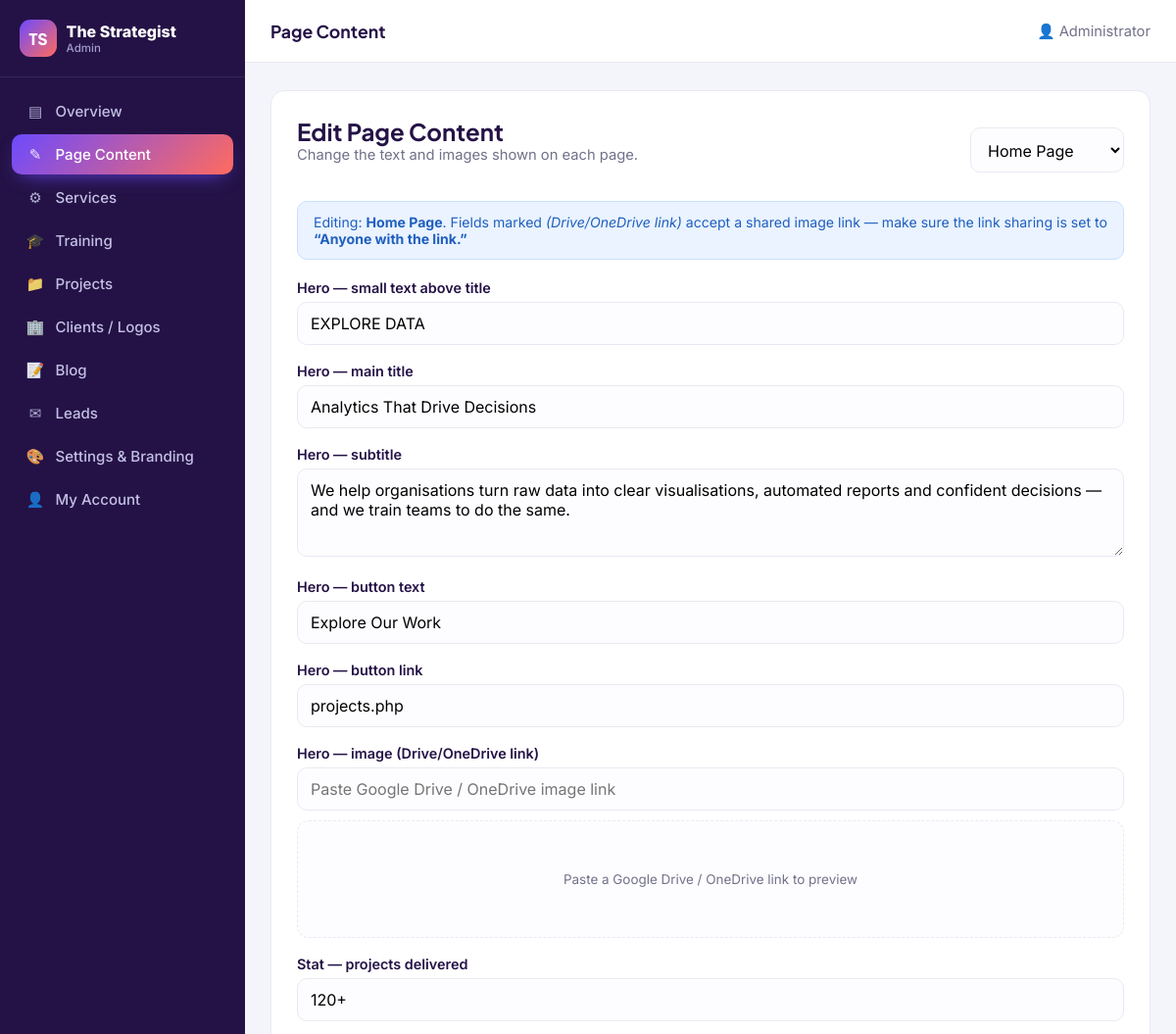
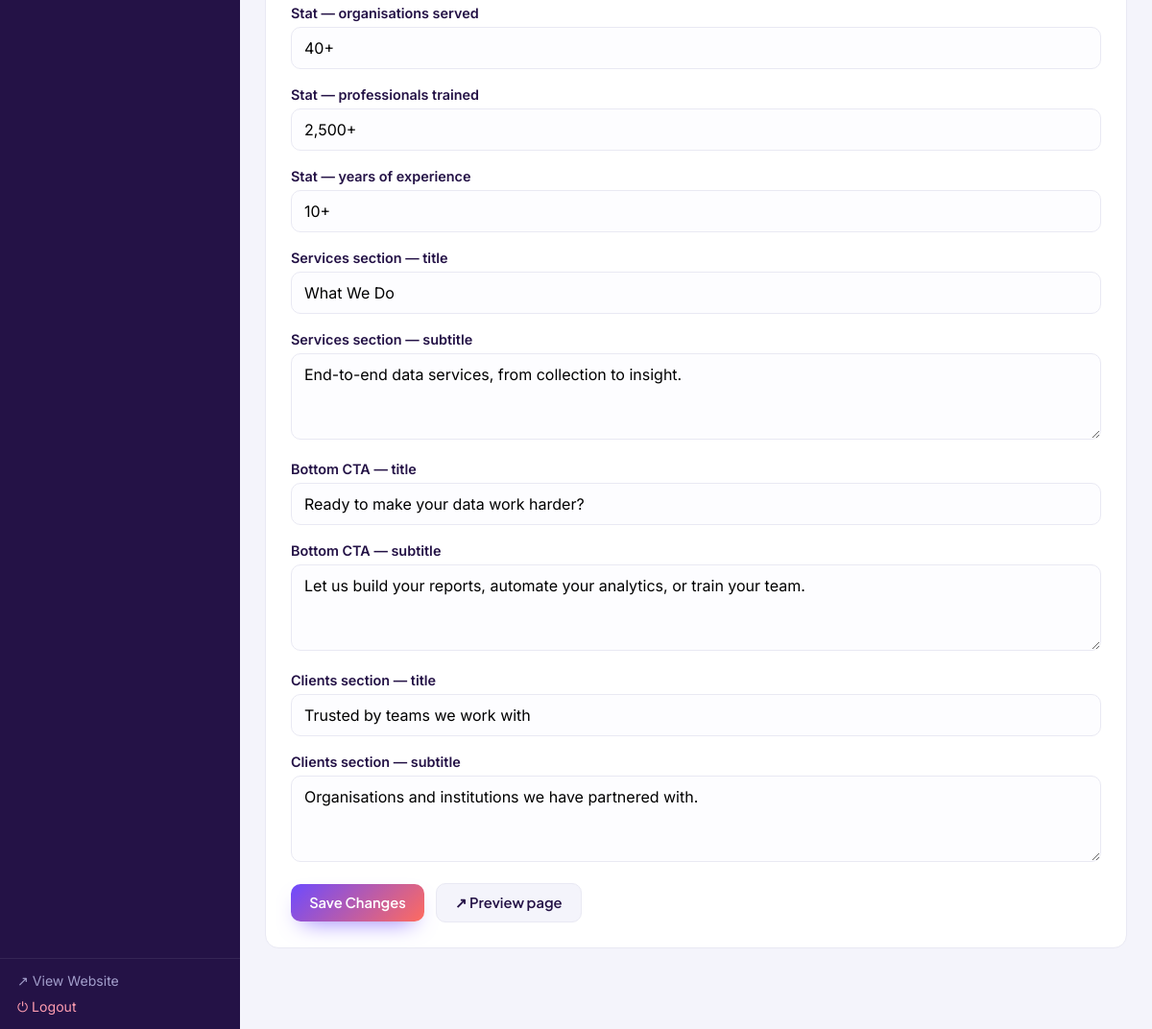
Screenshot of /admin/content.php (signed in) with the database file from the repository (2 pictures, top to bottom).
### tables this page shows
CREATE TABLE IF NOT EXISTS `content_blocks` (
  `id`        INT AUTO_INCREMENT PRIMARY KEY,
  `page`      VARCHAR(60)  NOT NULL,
  `block_key` VARCHAR(80)  NOT NULL,
  `label`     VARCHAR(160) NOT NULL,
  `type`      VARCHAR(20)  NOT NULL DEFAULT 'text',   
  `value`     MEDIUMTEXT,
  `sort`      INT NOT NULL DEFAULT 0,
  UNIQUE KEY `page_key` (`page`,`block_key`)
);

### includes/functions.php (called while the page is built, shortened)
<?php
require_once __DIR__ . '/../config/db.php';
function e($v) { return htmlspecialchars((string)$v, ENT_QUOTES, 'UTF-8'); }
function base_url() {
    $https  = (!empty($_SERVER['HTTPS']) && $_SERVER['HTTPS'] !== 'off');
    $scheme = $https ? 'https' : 'http';
    $host   = $_SERVER['HTTP_HOST'] ?? 'localhost';
    $dir = str_replace('\\', '/', dirname($_SERVER['SCRIPT_NAME'] ?? '/'));
    $dir = rtrim($dir, '/');
    if (substr($dir, -6) === '/admin') $dir = substr($dir, 0, -6);
    return $scheme . '://' . $host . $dir;
}
function url($path = '') { return base_url() . '/' . ltrim($path, '/'); }
function all_settings() {
    static $cache = null;
    if ($cache === null) {
        $cache = [];
        foreach (fetchAll('SELECT skey, svalue FROM settings') as $r) {
            $cache[$r['skey']] = $r['svalue'];
        }
    }
    return $cache;
}
function setting($key, $default = '') {
    $s = all_settings();
    return array_key_exists($key, $s) && $s[$key] !== null && $s[$key] !== '' ? $s[$key] : $default;
}

### config/db.php (called while the page is built, shortened)
<?php
function db() {
    static $pdo = null;
    if ($pdo === null) {
        $dsn = 'mysql:host=' . DB_HOST . ';dbname=' . DB_NAME . ';charset=utf8mb4';
        try {
            $pdo = new PDO($dsn, DB_USER, DB_PASS, [
                PDO::ATTR_ERRMODE            => PDO::ERRMODE_EXCEPTION,
                PDO::ATTR_DEFAULT_FETCH_MODE => PDO::FETCH_ASSOC,
                PDO::ATTR_EMULATE_PREPARES   => false,
            ]);
        } catch (PDOException $e) {
            if (DEBUG) {
                die('Database connection failed: ' . htmlspecialchars($e->getMessage())
                    . '<br><br>Edit <code>config/config.php</code> with your database details, '
                    . 'and make sure you have imported <code>config/schema.sql</code>.');
            }
            die('The site is temporarily unavailable. Please try again later.');
        }
    }
    return $pdo;
}
function q($sql, $params = []) {
    $st = db()->prepare($sql);
    $st->execute($params);
    return $st;
}
function fetch1($sql, $params = []) { return q($sql, $params)->fetch(); }
function fetchAll($sql, $params = []) { return q($sql, $params)->fetchAll(); }

### admin/auth.php (called while the page is built, shortened)
<?php
require_once __DIR__ . '/../includes/functions.php';
function is_logged_in() { return !empty($_SESSION['admin_id']); }
function current_admin() {
    static $a = null;
    if ($a === null) $a = fetch1('SELECT * FROM admin_users WHERE id = ?', [$_SESSION['admin_id']]);
    return $a;
}

### admin/content.php (the view, shortened to what this page needs)
<?php
require_once __DIR__ . '/layout.php';
$pages = ['home'=>'Home Page','about'=>'About Page','services'=>'Services Page',
          'training'=>'Training Page','projects'=>'Projects Page','blog'=>'Blog Page','contact'=>'Contact Page'];
$page = $_GET['page'] ?? 'home';
$blocks = fetchAll('SELECT * FROM content_blocks WHERE page = ? ORDER BY sort, id', [$page]);
admin_header('content.php');
?>
<div class="panel">
  <div class="panel-head">
    <div><h2>Edit Page Content</h2><p class="sub">Change the text and images shown on each page.</p></div>
    <form method="get"><select name="page" onchange="this.form.submit()">
      <?php foreach ($pages as $k=>$label): ?><option value="<?= e($k) ?>" <?= $k===$page?'selected':'' ?>><?= e($label) ?></option><?php endforeach; ?>
    </select></form>
  </div>
  <div class="help-note">Editing: <b><?= e($pages[$page]) ?></b>. Fields marked <i>(Drive/OneDrive link)</i> accept a shared image link — make sure the link sharing is set to <b>“Anyone with the link.”</b></div>
  <form method="post">
    <?php foreach ($blocks as $b): $id='blk_'.$b['id']; ?>
      <div class="field">
        <label><?= e($b['label']) ?></label>
        <?php if ($b['type']==='textarea' || $b['type']==='html'): ?>
          <textarea name="block[<?= e($b['block_key']) ?>]" rows="<?= $b['type']==='html'?7:3 ?>"><?= e($b['value']) ?></textarea>
        <?php elseif ($b['type']==='image'): ?>
          <div class="img-field">
            <input type="text" name="block[<?= e($b['block_key']) ?>]" id="<?= $id ?>" value="<?= e($b['value']) ?>" data-preview="#pv_<?= $b['id'] ?>" placeholder="Paste Google Drive / OneDrive image link">
            <div class="preview" id="pv_<?= $b['id'] ?>"></div>
          </div>
        <?php else: ?>
          <input type="text" name="block[<?= e($b['block_key']) ?>]" value="<?= e($b['value']) ?>">
        <?php endif; ?>
      </div>
    <?php endforeach; ?>
    <div class="form-actions">
      <button class="btn btn-primary">Save Changes</button>
      <a class="btn btn-light" href="<?= e(url($page==='home'?'index.php':$page.'.php')) ?>" target="_blank">↗ Preview page</a>
    </div>
  </form>
</div>
<?php admin_footer(); ?>

### admin/layout.php (shortened to what this page needs)
<?php
require_once __DIR__ . '/auth.php';
function admin_header($active = '') {
    $admin = current_admin();
    $items = [
      'index.php'    => ['Overview','▤'],
      'content.php'  => ['Page Content','✎'],
      'services.php' => ['Services','⚙'],
      'training.php' => ['Training','🎓'],
      'projects.php' => ['Projects','📁'],
      'clients.php'  => ['Clients / Logos','🏢'],
      'blog.php'     => ['Blog','📝'],
      'leads.php'    => ['Leads','✉'],
      'settings.php' => ['Settings & Branding','🎨'],
      'account.php'  => ['My Account','👤'],
    ];
    ?><!DOCTYPE html>
<html lang="en"><head>
<title>Admin — <?= e(setting('site_name')) ?></title>
<link rel="stylesheet" href="<?= e(url('admin/assets/admin.css')) ?>">
</head><body>
<div class="admin-shell">
  <aside class="sidebar" id="sidebar">
    <a class="side-brand" href="<?= e(url('admin/index.php')) ?>"><span class="brand-mark">TS</span><span><?= e(setting('site_name')) ?><small>Admin</small></span></a>
    <nav class="side-nav">
      <?php foreach ($items as $file => $it): ?>
        <a href="<?= e(url('admin/' . $file)) ?>" class="<?= $active === $file ? 'active' : '' ?>"><span class="ico"><?= $it[1] ?></span><?= e($it[0]) ?></a>
      <?php endforeach; ?>
    </nav>
    <div class="side-foot">
      <a href="<?= e(url('index.php')) ?>" target="_blank">↗ View Website</a>
      <a href="<?= e(url('admin/logout.php')) ?>" class="logout">⏻ Logout</a>
    </div>
  </aside>
  <div class="admin-main">
    <header class="admin-top">
      <div class="top-title"><?= e($items[$active][0] ?? 'Admin') ?></div>
      <div class="top-user">👤 <?= e($admin['name']) ?></div>
    </header>
    <div class="admin-content">
<?php
}
function admin_footer() {
    ?>
    </div>
  </div>
</div>
</body></html>
<?php
}

### admin/assets/admin.css (style rules this page uses)
*,*::before,*::after { box-sizing:border-box }
:root { --primary:#6C5CE7;--secondary:#00B8D4;--accent:#FF6584;--dark:#2D2A54; --ink:#2b2b3a;--muted:#71718a;--line:#e9e9f3;--bg:#f4f4fb;--card:#fff; --radius:14px;--shadow:0 12px 34px -18px rgba(45,42,84,.4); --grad:linear-gradient(135deg,var(--primary),var(--secondary)) }
body { margin:0;font-family:'Inter',system-ui,sans-serif;color:var(--ink);background:var(--bg) }
a { color:inherit;text-decoration:none }
h1,h2,h3 { font-family:'Plus Jakarta Sans',sans-serif;color:var(--dark);margin:0 0 .4em }
.brand-mark { width:38px;height:38px;border-radius:11px;background:var(--grad);color:#fff; display:grid;place-items:center;font-family:'Plus Jakarta Sans';font-weight:800 }
.admin-shell { display:flex;min-height:100vh }
.sidebar { width:250px;background:var(--dark);color:#cfcbe8;display:flex;flex-direction:column; position:fixed;inset:0 auto 0 0;z-index:40 }
.side-brand { display:flex;align-items:center;gap:.6em;padding:20px;font-weight:800;color:#fff; border-bottom:1px solid rgba(255,255,255,.08) }
.side-brand small { display:block;font-weight:500;font-size:.72rem;color:#a29ecb }
.side-nav { flex:1;padding:14px 12px;overflow-y:auto }
.side-nav a { display:flex;align-items:center;gap:.7em;padding:11px 14px;border-radius:10px; color:#c3bfe4;font-size:.94rem;font-weight:500;margin-bottom:3px }
.side-nav a .ico { width:20px;text-align:center;opacity:.9 }
.side-nav a.active { background:var(--grad);color:#fff;box-shadow:0 8px 20px -10px var(--primary) }
.side-foot { padding:14px 18px;border-top:1px solid rgba(255,255,255,.08);display:grid;gap:10px }
.side-foot a { color:#a29ecb;font-size:.88rem }
.side-foot .logout { color:#ff9db0 }
.admin-main { flex:1;margin-left:250px;min-width:0 }
.admin-top { height:64px;background:#fff;border-bottom:1px solid var(--line);display:flex;align-items:center; gap:16px;padding:0 26px;position:sticky;top:0;z-index:30 }
.admin-top .top-title { font-family:'Plus Jakarta Sans';font-weight:700;font-size:1.1rem;color:var(--dark) }
.admin-top .top-user { margin-left:auto;color:var(--muted);font-size:.92rem }
.admin-content { padding:28px 26px 60px;max-width:1100px }
.panel { background:#fff;border:1px solid var(--line);border-radius:var(--radius);padding:26px;margin-bottom:24px }
.panel .sub { color:var(--muted);font-size:.92rem;margin:0 0 20px }
.panel-head { display:flex;align-items:center;justify-content:space-between;gap:14px;margin-bottom:18px;flex-wrap:wrap }
.panel-head h2 { margin:0 }
.field { margin-bottom:18px }
label { display:block;font-weight:600;font-size:.9rem;margin-bottom:6px;color:var(--dark) }
input[type=text],input[type=email],input[type=password],input[type=number],input[type=url],textarea,select { width:100%;padding:11px 13px;border:1.5px solid var(--line);border-radius:10px;font:inherit; background:#fdfdff;transition:border-color .2s }
textarea { resize:vertical;min-height:90px }
.btn { display:inline-flex;align-items:center;gap:.5em;padding:.7em 1.3em;border-radius:10px; font-weight:600;font-family:'Plus Jakarta Sans';cursor:pointer;border:0;font-size:.92rem;transition:.2s }
.btn-primary { background:var(--grad);color:#fff;box-shadow:0 10px 24px -12px var(--primary) }
.btn-light { background:var(--bg);color:var(--dark);border:1px solid var(--line) }
.img-field .preview { margin-top:10px;border:1.5px dashed var(--line);border-radius:12px;min-height:120px; display:grid;place-items:center;overflow:hidden;background:#fdfdff;padding:8px }
.form-actions { display:flex;gap:12px;align-items:center;margin-top:8px }
.help-note { background:#eaf3ff;border:1px solid #c9e0ff;color:#1f5fbf;padding:12px 16px;border-radius:10px;font-size:.88rem;margin-bottom:20px }

### rows the page displays
content_blocks: label "Hero — small text above title", value "EXPLORE DATA"
content_blocks: label "Hero — main title", value "Analytics That Drive Decisions"
content_blocks: label "Hero — subtitle", block_key+type+value "We help organisations turn raw data into clear visualisations, automated reports and confident decisions — and we train teams to do the same."
content_blocks: label "Hero — button text", value "Explore Our Work"
content_blocks: label "Hero — button link", value "projects.php"
content_blocks: label "Hero — image (Drive/OneDrive link)"
content_blocks: label "Stat — projects delivered", value "120+"
content_blocks: label "Stat — organisations served", value "40+"
content_blocks: label "Stat — professionals trained", value "2,500+"
content_blocks: label "Stat — years of experience", value "10+"
content_blocks: label "Services section — title", value "What We Do"
content_blocks: label "Services section — subtitle", block_key+type+value "End-to-end data services, from collection to insight."
content_blocks: label "Bottom CTA — title", value "Ready to make your data work harder?"
content_blocks: label "Bottom CTA — subtitle", block_key+type+value "Let us build your reports, automate your analytics, or train your team."
content_blocks: label "Clients section — title", value "Trusted by teams we work with"
content_blocks: label "Clients section — subtitle", block_key+type+value "Organisations and institutions we have partnered with."

### other values shown
setting('site_name') "The Strategist"
$it[1] "▤"
$it[0] "Overview"
$it[1] "✎"
$it[0] "Page Content"
$it[1] "⚙"
$it[0] "Services"
$it[1] "🎓"
$it[0] "Training"
$it[1] "📁"
$it[0] "Projects"
$it[1] "🏢"
$it[0] "Clients / Logos"
$it[1] "📝"
$it[0] "Blog"
